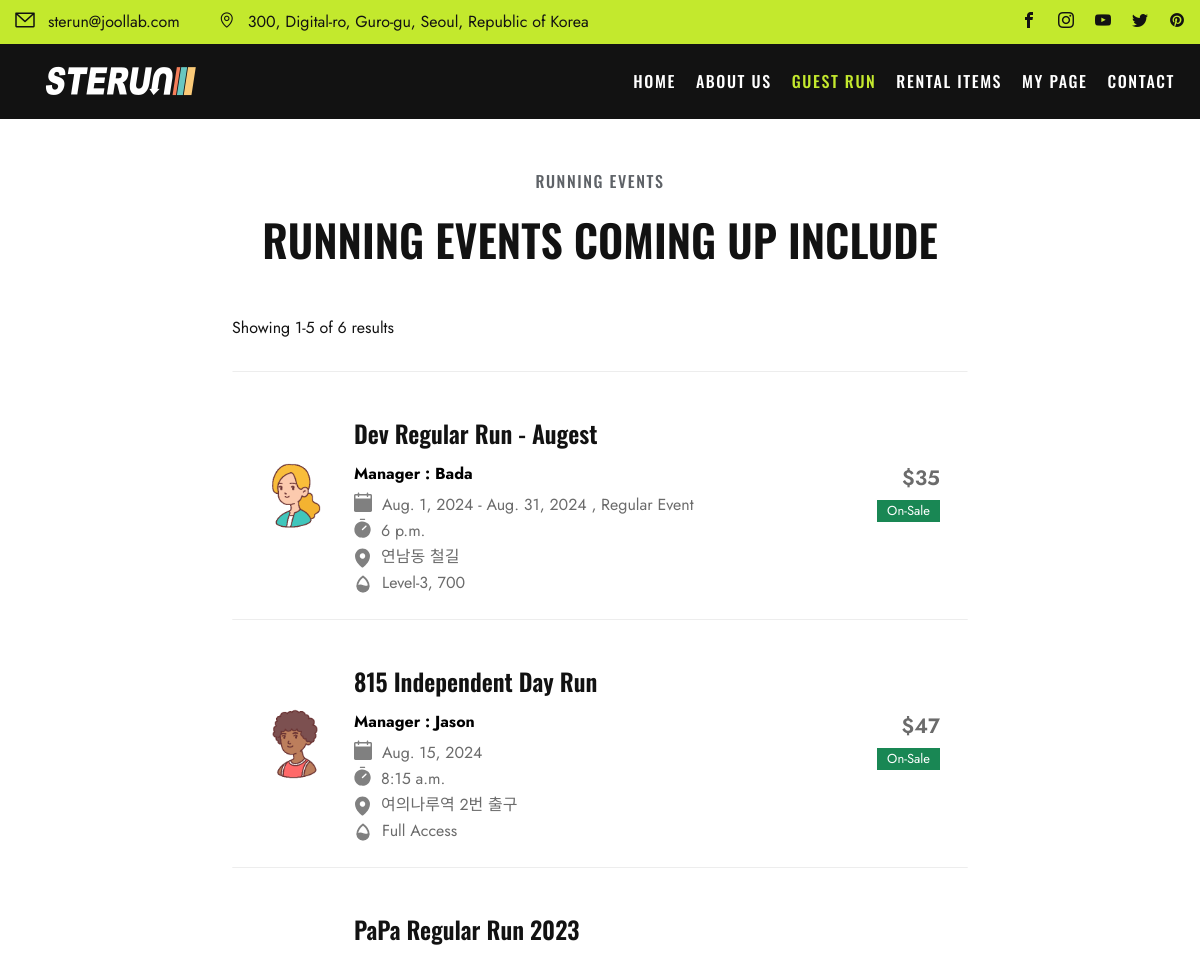
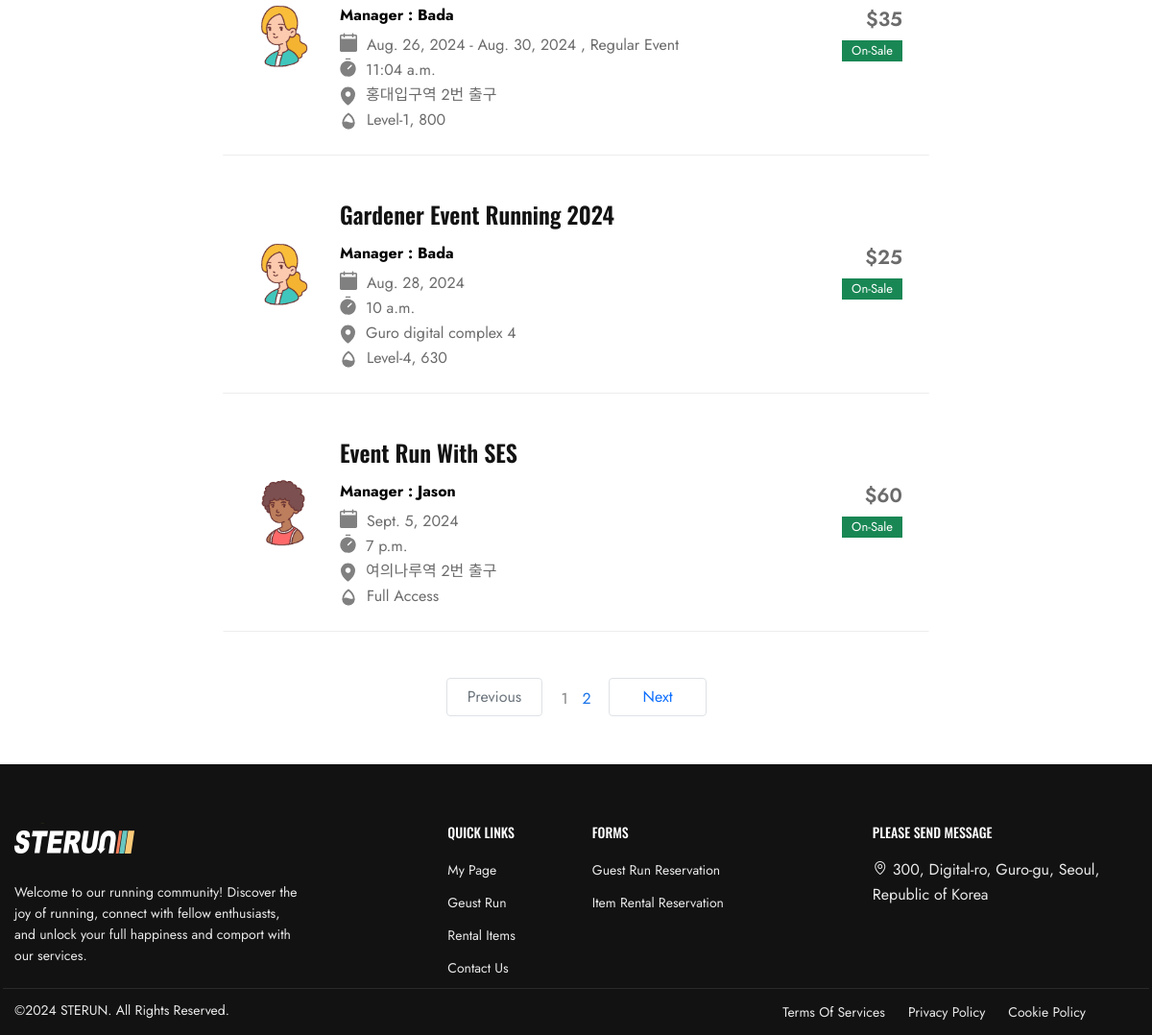
The app's page /events/, older data (2 pictures, top to bottom).
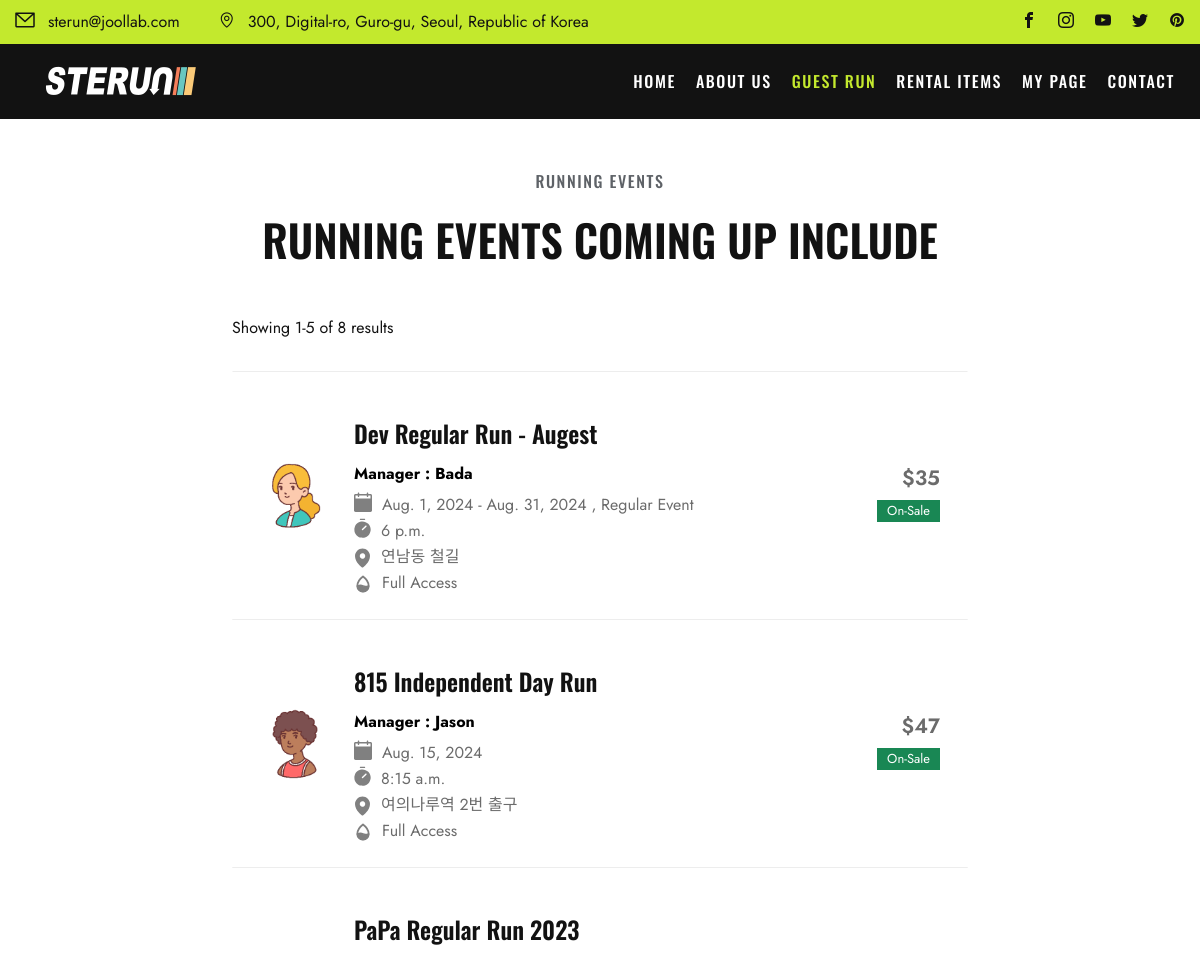
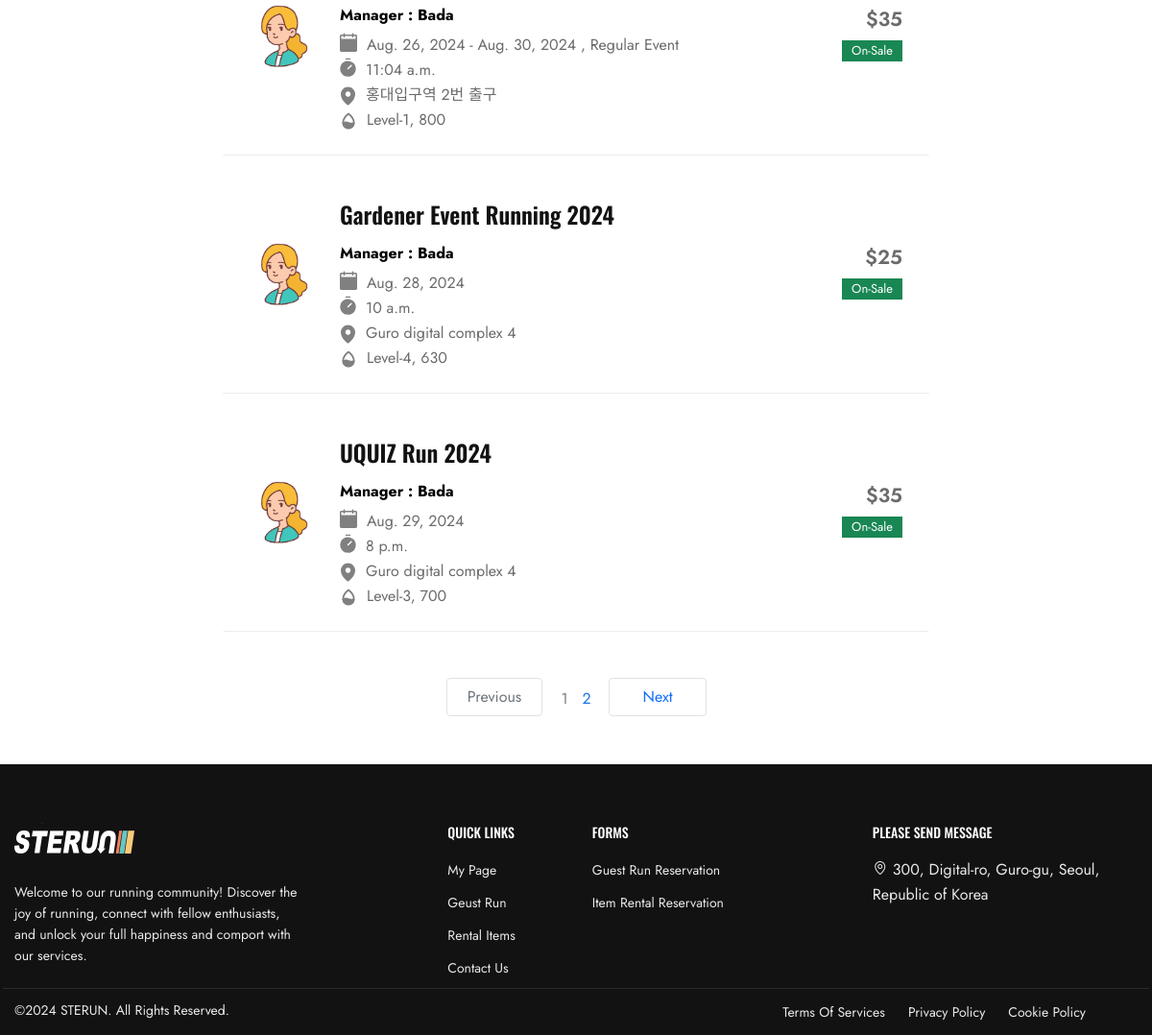
The same page, newer data (2 pictures, top to bottom).
### events/models.py (models this page shows, shortened)
class GuestRun(models.Model):
    STATUS_CHOICE = [
        ("ST1", "Checking"),
        ("ST2", "On-Sale"),
        ("ST3", "Sold-Out"),
        ("ST4", "Closed"),
    ]
    LEVEL = [
        ("800","Level-1, 800"),
        ("730","Level-2, 730"),
        ("700","Level-3, 700"),
        ("630","Level-4, 630"),
        ("600","Level-5, 600"),
        ("530","Level-6, 530"),
        ("Free","Full Access"),
    ]
    event_id = models.AutoField(
        primary_key=True,
    )
    title = models.CharField(max_length=50)
    manager = models.ForeignKey(Manager, related_name="manager",blank=False, null=True, on_delete=models.SET_NULL)
    start_date = models.DateField(blank=True, null=True)
    start_time = models.TimeField(blank=True, null=True)
    end_date = models.DateField(blank=True, null=True)
    end_time = models.TimeField(blank=True, null=True)
    image = ResizedImageField(size=[1402,1000], upload_to="runMain", blank=True)
    route_image = ResizedImageField(size=[1402,1402], upload_to="runRoute", blank=True)
    start_point = models.CharField(max_length=50)
    status = models.CharField(
        max_length=8,
        choices=STATUS_CHOICE,
        default="ST1",
    )
    level = models.CharField(
        max_length=15,
        choices=LEVEL,
        default="Free",
    )
    amount = models.IntegerField(default=0)
    route = models.CharField(max_length=50, blank=False)
    desc = models.TextField(blank=True)
    completed = models.BooleanField(default=False)

### community/models.py (models this page shows, shortened)
class Manager(models.Model):
    m_id = models.AutoField(primary_key=True)
    account = models.ForeignKey(User, on_delete=models.CASCADE)
    name = models.CharField(max_length=20)
    email = models.CharField(max_length=50, blank=False)
    age = models.IntegerField(default=0)
    image = ResizedImageField(size=[200,200], upload_to="avatar", blank=False)

### community/views.py (the view)
# urls.py: path("events/", views.events, name="events"),
def events(request):
    events = GuestRun.objects.filter(completed=False).exclude(status="ST1").order_by("status","start_date")
    lenofevents = len(events)
    page = int(request.GET.get('p', 1)) #없으면 1로 지정
    paginator = Paginator(events, 5) #한 페이지 당 몇개 씩 보여줄 지 지정
    events = paginator.get_page(page)
    page_list = list(range(1,(lenofevents//5)+2))
    print(page_list)
    context = {"events": events,"len":lenofevents,"page_list":page_list}
    return render(request,"event.html", context)

### templates/event.html (shortened to what this page needs)
{% extends "base.html" %}
{% load static %}
{% block content %}
  <div style="height:50px; width:100%;"></div>
  <div class="title-box title-medium center-title-box">
    <span class="sub-title wow fadeInUp animated">running events</span>
    <h2 class="title-section wow fadeInUp animated">Running Events Coming Up include</h2>
  </div>
  <div class="section">
    <div class="container">
      <div class="row mb-n5 justify-content-center">
        <div class="col-lg-8 col-12 mb-6 pe-lg-6">
          <div class="run-event-list-toolbar">
            <p>Showing 1-5 of
              {{len}}
              results</p>
          </div>
          <div class="run-event-list-wrap">
            {% for event in events %}
              <a href="{% url "community:event_detail" event.event_id %}" class="run-event-list row">
                <div class="company-logo col-auto">
                  <img style="width:70px;" src="/media/{{event.manager.image}}" alt="Company Logo">
                </div>
                <div class="salary-type col-auto order-sm-3">
                  <span class="salary-range">${{event.amount}}</span>
                  {% if event.status == "ST1" %}
                    <span class="badge bg-warning">{{event.get_status_display}}</span>
                  {% elif event.status == "ST2" %}
                    <span class="badge bg-success">{{event.get_status_display}}</span>
                  {% elif event.status == "ST3" %}
                    <span class="badge bg-info">{{event.get_status_display}}</span>
                  {% elif event.status == "ST4" %}
                    <span class="badge bg-secondary">{{event.get_status_display}}</span>
                  {% endif %}
                </div>
                <div class="content col ">
                  <h5 class="title wow fadeInUp animated" style="margin-bottom:10px;">{{event.title}}</h5>
                  <div class="event-list-title wow fadeInUp animated">
                    Manager :
                    {{event.manager.name}}</div>
                  <ul class="meta wow fadeInUp animated">
                    <li>
                      {% if event.start_date == event.end_date %}
                        {{event.start_date}}
                      {% else %}{{event.start_date}}
                        -
                        {{event.end_date}}
                        , Regular Event
                      {% endif %}
                    </li>
                  </ul>
                  <ul class="meta wow fadeInUp animated">
                    <li>
                      {{event.start_time}}
                    </li>
                  </ul>
                  <ul class="meta wow fadeInUp animated">
                    <li>
                      {{event.start_point}}</li>
                  </ul>
                  <ul class="meta wow fadeInUp animated">
                    <li>
                      {{event.get_level_display}}
                    </li>
                  </ul>
                </div>
              </a>
            {% endfor %}
          </div>
          <ul class="pagination d-flex justify-content-center mt-5">
            {% if events.has_previous %}
              <li class="page-item" style="min-width:100px; text-align:center;">
                <a class="page-link" href="?p={{events.previous_page_number }}">Previous</a>
              </li>
            {% else %}
              <li class="page-item disabled" style="min-width:100px; text-align:center;">
                <a class="page-link" href="#">Previous</a>
              </li>
            {% endif %}
            <li class="page-item" style="min-width:70px; text-align:center; padding-top:9px;">
              {% for num in page_list %}
                {% if events.number == num %}
                  <span style="color:grey; padding:5px;">{{num}}</span>
                {% else %}
                  <a href="?p={{num}}" style="color:#1973E8; padding:5px;">{{num}}</a>
                {% endif %}
              {% endfor %}
            </li>
            {% if events.has_next %}
              <li class="page-item" style="min-width:100px; text-align:center;">
                <a class="page-link" href="?p={{events.next_page_number }}">Next</a>
              </li>
            {% else %}
              <li class="page-item disabled" style="min-width:100px; text-align:center;">
                <a class="page-link" href="#">Next</a>
              </li>
            {% endif %}
          </ul>
          <div style="height:50px; width:100%;"></div>
        </div>
      </div>
    </div>
  </div>
{% endblock content%}

### templates/base.html (shortened to what this page needs)
{% load static %}
<!DOCTYPE html>
<html xmlns="http://www.w3.org/1999/xhtml" xml:lang="en-US" lang="en-US">
  <head>
    <link rel="stylesheet" type="text/css" href="{% static 'css/bootstrap.min.css' %}">
    <link rel="stylesheet" type="text/css" href="{% static 'css/bootstrap.rtl.min.css' %}">
    <link rel="stylesheet" type="text/css" href="{% static 'css/bootstrap-grid.min.css' %}">
    <link rel="stylesheet" type="text/css" href="{% static 'css/bootstrap-reboot.min.css' %}">
    <link rel="stylesheet" type="text/css" href="{% static 'css/bootstrap-utilities.rtl.min.css' %}">
    <link rel="stylesheet" type="text/css" href="{% static 'css/bootstrap-utilities.min.css' %}">
    <link rel="stylesheet" type="text/css" href="{% static 'css/bootstrap-reboot.rtl.min.css' %}">
    <link rel="stylesheet" type="text/css" href="{% static 'css/bootstrap-grid.rtl.min.css' %}">
    <link rel="stylesheet" type="text/css" href="{% static 'css/style.css' %}">
    <link rel="stylesheet" type="text/css" href="{% static 'css/responsive.css' %}">
    <link rel="stylesheet" type="text/css" href="{% static 'css/colors/color1.css' %}" id="colors">
    <link rel="stylesheet" type="text/css" href="{% static 'css/owl.carousel.css' %}">
    <link rel="stylesheet" type="text/css" href="{% static 'css/animate.css' %}">
    <link rel="stylesheet" type="text/css" href="{% static 'css/animate.min.css' %}">
    <link rel="stylesheet" type="text/css" href="{% static 'css/swiper-bundle.min.css' %}">
    <link rel="stylesheet" type="text/css" href="{% static 'css/magnific-popup.min.css' %}">
    <link href="{% static "css/form/form-style.css" %}" id="cpswitch" rel="stylesheet">
    <link href="{% static "css/table/pricing-tables.css" %}" rel="stylesheet">
    <link href="{% static "css/table/pricing-tables-responsive.css" %}" rel="stylesheet">
    <link href="{% static "css/board/slick.css" %}" rel="stylesheet">
    <link href="{% static "css/board/style.css" %}" rel="stylesheet">
  </head>
  <body class="header-sticky">
    <div class="header-top">
      <div class="themeflat-container">
        <div class="header-top-inner">
          <div class="address">
            <a href="mailto:">
              <i class="icon-Vector"></i>sterun@joollab.com</a>
            <address>
              <i class="icon-Vector-22"></i>300, Digital-ro, Guro-gu, Seoul, Republic of Korea</address>
          </div>
          <div class="social-icon">
            <a href="facebook.com">
              <i class="icon-facebook"></i>
            </a>
            <a href="instagram.com">
              <i class="icon-instagram"></i>
            </a>
            <a href="youtube.com">
              <i class="icon-youtube"></i>
            </a>
            <a href="twitter.com">
              <i class="icon-twitter"></i>
            </a>
            <a href="pinterest.com">
              <i class="icon-pinterest"></i>
            </a>
          </div>
        </div>
      </div>
    </div>
    <header id="header" class="header style1 clearfix">
      <div class="themeflat-container">
        <div class="header-inner">
          <div id="logo" class="logo">
            <a href="{% url "community:index" %}" rel="home">
              <img height="auto" width="auto" id="a2" src="{% static 'img/logo.png' %}" alt="image">
            </a>
          </div>
          <div class="nav-wrap">
            <nav id="mainnav" class="mainnav">
              <ul class="menu">
                <li>
                  <a id="nav-home" href="{% url "community:index" %}">Home</a>
                </li>
                <li>
                  {% if 'about' in request.path %}
                    <a style="color:#C4E92E;" id="nav-us" href="{% url "community:about_us" %}">About us</a>
                  {% else %}
                    <a id="nav-us" href="{% url "community:about_us" %}">About us</a>
                  {% endif %}
                </li>
                <li>
                  {% if 'event' in request.path %}
                    <a style="color:#C4E92E;" id="nav-event" href="{% url "community:events" %}">Guest Run</a>
                  {% else %}
                    <a id="nav-event" href="{% url "community:events" %}">Guest Run</a>
                  {% endif %}
                </li>
                <li>
                  {% if 'rental' in request.path %}
                    <a style="color:#C4E92E;" id="nav-rental" href="{% url "community:rental_items" %}">Rental Items</a>
                  {% else %}
                    <a id="nav-rental" href="{% url "community:rental_items" %}">Rental Items</a>
                  {% endif %}
                </li>
                <li class="nav-right-section">
                  {% if 'mypage' in request.path %}
                    <a style="color:#C4E92E;;" id="nav-mypage" href="{% url "community:search" %}">My Page</a>
                  {% else %}
                    <a id="nav-mypage" href="{% url "community:search" %}">My Page</a>
                  {% endif %}
                </li>
                <li class="nav-right-section">
                  {% if 'contact' in request.path %}
                    <a style="color:#C4E92E;" id="nav-contact" href="{% url "community:contact_us" %}">Contact</a>
                  {% else %}
                    <a id="nav-contact" href="{% url "community:contact_us" %}">Contact</a>
                  {% endif %}
                </li>
              </ul>
            </nav>
          </div>
        </div>
      </div>
    </header>
    {% block content %}{% endblock %}
    <footer class="footer background-black">
      <div class="footer-widgets">
        <div class="themeflat-container">
          <div class="row footer-top">
            <div class="col-xxl-4 col-lg-4 col-xl-4 col-md-12 logo-footer">
              <div class="widget">
                <div class="textwidget">
                  <img height="auto" width="auto" id="a1" src="{% static 'img/logo-footer.png'%}" alt="images">
                  <p>Welcome to our running community! Discover the joy of running, connect with fellow enthusiasts, and unlock your full happiness and comport with our services.
                  </p>
                </div>
              </div>
            </div>
            <div class="col-xxl-4 col-lg-4 col-xl-4 col-md-6 link-footer">
              <div class="widget widget_menu-footer">
                <h5 class="widget-title">Quick Links</h5>
                <ul class="menu-footer">
                  <li>
                    <a href="{% url "community:search" %}">My Page</a>
                  </li>
                  <li>
                    <a href="{% url "community:events" %}">Geust Run</a>
                  </li>
                  <li>
                    <a href="{% url "community:rental_items" %}">Rental Items</a>
                  </li>
                  <li>
                    <a href="{% url "community:contact_us" %}">Contact Us</a>
                  </li>
                </ul>
              </div>
              <div class="widget widget_menu-footer">
                <h5 class="widget-title">Forms</h5>
                <ul class="menu-footer">
                  <li>
                    <a href="{% url "community:events" %}">Guest Run Reservation</a>
                  </li>
                  <li>
                    <a href="{% url "rental:rental_register" %}">Item Rental Reservation</a>
                  </li>
                </ul>
              </div>
            </div>
            <div class="col-xxl-4 col-lg-4 col-xl-4 col-md-6 new-letter">
              <div class="widget widget_text">
                <h5 class="widget-title">Please Send Message</h5>
                <p>
                  <i class="icon-MapPin"></i>300, Digital-ro, Guro-gu, Seoul, Republic of Korea</p>
              </div>
            </div>
          </div>
          <div class="row footer-bottom">
            <div class="col-md-6 col-sm-12">
              <div class="copyright">
                <p>©2024
                  <a href="{% url "community:index" %}">
                    STERUN.</a>
                  All Rights Reserved.
                </p>
              </div>
            </div>
            <div class="col-md-6 col-sm-12">
              <ul class="link-footer-bottom">
                <li>
                  <a href="{% url "community:terms_of_services" %}">Terms Of Services</a>
                </li>
                <li>
                  <a href="{% url "community:privacy_policy" %}">Privacy Policy</a>
                </li>
                <li>
                  <a href="{% url "community:cookie_policy" %}">Cookie Policy</a>
                </li>
              </ul>
            </div>
          </div>
        </div>
      </div>
    </footer>
  </body>
</html>

Row changes from the older to the newer data that the page shows:
no longer on this page (row unchanged): GuestRun: manager.image (picture), amount "60", status "On-Sale", title "Event Run With SES", manager.name "Jason", start_date "Sept. 5, 2024", start_time "7 p.m.", start_point "여의나루역 2번 출구", level "Full Access"
changed GuestRun "Dev Regular Run - Augest": level "Level-3, 700" → "Full Access"
now on this page (row edited): GuestRun: manager.image (picture), amount "35", status "On-Sale", title "UQUIZ Run 2024", manager.name "Bada", start_date "Aug. 29, 2024", start_time "8 p.m.", start_point "Guro digital complex 4", level "Level-3, 700"
Text that changed along with them:
{{ len }}: "6" → "8"
